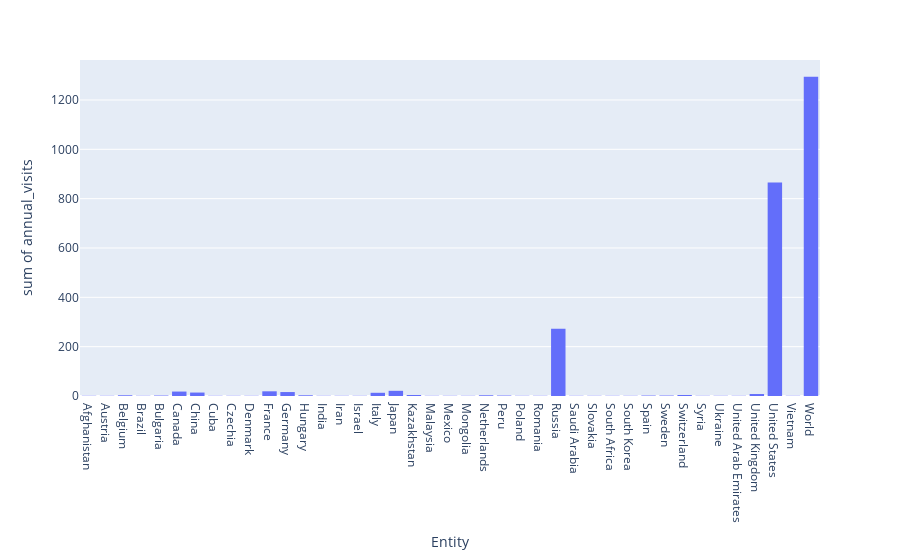

Here is the notebook cell this chart was saved with:
### Code cell
import plotly.express as px
fig = px.histogram(
                astro2, 
                x='Entity',
                y='annual_visits',
                nbins=100)
fig.show()

### Figure 1 — Plotly figure (JSON) as saved in the notebook; plotly's stock layout.template omitted (floating-point values rounded to 4 significant figures; data arrays with more than 128 entries replaced by an {"elided": "..."} marker saying what was removed)
{"data": [{"alignmentgroup": "True", "bingroup": "x", "histfunc": "sum", "hovertemplate": "Entity=%{x}<br>sum of annual_visits=%{y}<extra></extra>", "legendgroup": "", "marker": {"color": "#636efa", "pattern": {"shape": ""}}, "name": "", "nbinsx": 100, "offsetgroup": "", "orientation": "v", "showlegend": false, "type": "histogram", "x": {"elided": "306 str values"}, "xaxis": "x", "y": {"elided": "306 int values"}, "yaxis": "y"}], "layout": {"barmode": "relative", "legend": {"tracegroupgap": 0}, "margin": {"t": 60}, "xaxis": {"anchor": "y", "domain": [0, 1], "title": {"text": "Entity"}}, "yaxis": {"anchor": "x", "domain": [0, 1], "title": {"text": "sum of annual_visits"}}}}
